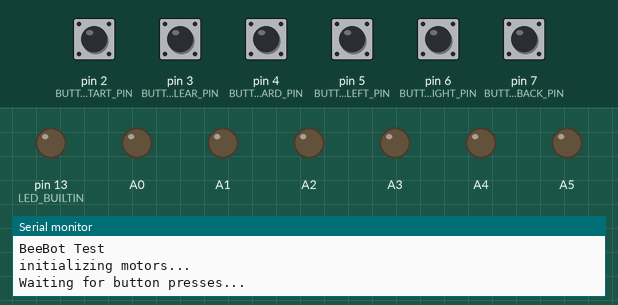
Simulated run of this sketch. Board: Arduino Uno, built with avr-gcc and run on an emulated ATmega328P. On the bench: output pins drawn as LEDs (lit = HIGH), the last lines printed to the serial monitor. The inputs (shaded band) are chosen by the test bench; at power-on: pin 2 (BUTTON_START_PIN), pin 3 (BUTTON_CLEAR_PIN), pin 4 (BUTTON_FORWARD_PIN), pin 5 (BUTTON_LEFT_PIN), pin 6 (BUTTON_RIGHT_PIN), pin 7 (BUTTON_BACK_PIN) HIGH.

Above: at 1.2 s.
1.3 s: pin 4 (BUTTON_FORWARD_PIN) pulled LOW for 0.15 s
At 1.4 s:
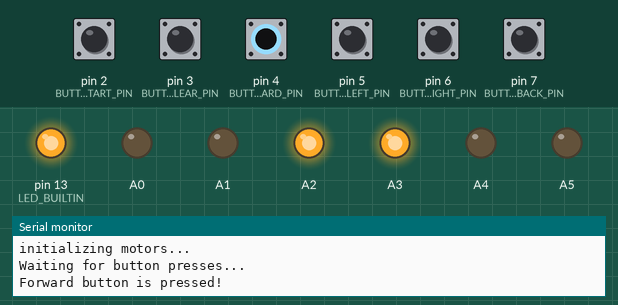
3.0 s: pin 5 (BUTTON_LEFT_PIN) pulled LOW for 0.15 s
At 3.1 s:
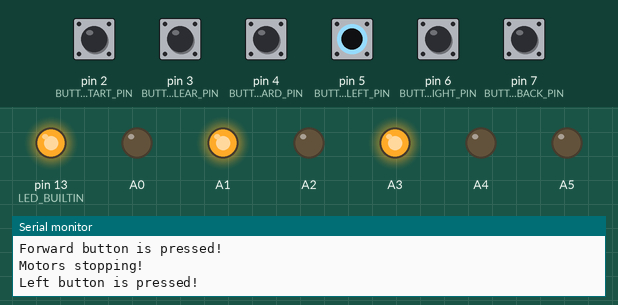
4.7 s: pin 6 (BUTTON_RIGHT_PIN) pulled LOW for 0.15 s
At 4.8 s:
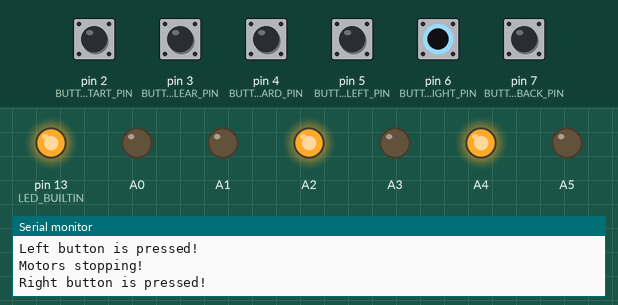
6.4 s: pin 7 (BUTTON_BACK_PIN) pulled LOW for 0.15 s
At 6.5 s:
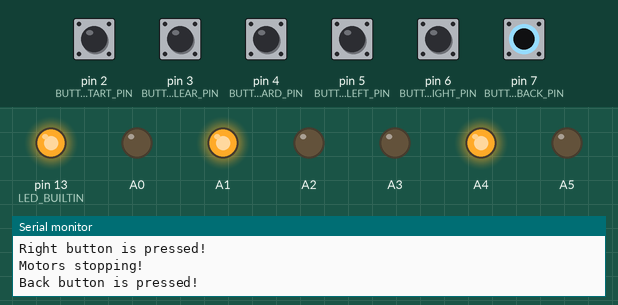
Timing chart, 0 to 9.4 s (numbered marks = the images above; inputs shaded):
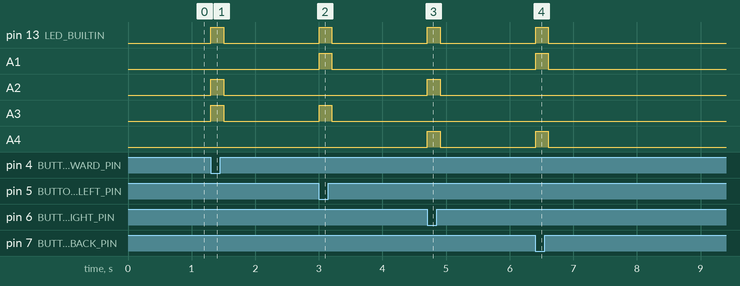

Measured:
- after the input at 1.3 s, pin 13 (LED_BUILTIN), A2, A3: LOW → HIGH at once, → LOW 0.20 s later
- after the input at 3.0 s, pin 13 (LED_BUILTIN), A1, A3: LOW → HIGH at once, → LOW 0.20 s later
- after the input at 4.7 s, pin 13 (LED_BUILTIN), A2, A4: LOW → HIGH at once, → LOW 0.20 s later
- after the input at 6.4 s, pin 13 (LED_BUILTIN), A1, A4: LOW → HIGH at once, → LOW 0.20 s later

The sketch:

3_MotorDriver.ino
```cpp
// 2025-04-09 - Tie Penatti - 0.1.3
// Motor Driver Test With 2 motors and all buttons
/*

Arduino Uno                TB6612FNG Motor Driver
+---------+              +------------------+
|         |      VM  ----|  VM         AO1 |----- Motor1 +
|     5V  |----- VCC ----|  VCC        AO2 |----- Motor1 -
|    GND  |----- GND ----|  GND        BO1 |----- Motor2 +
|         |              |             BO2 |----- Motor2 -
|      A0 |--------------|  PWMA       STBY|----- 5V
|      A1 |--------------|  AIN2           |
|      A2 |--------------|  AIN1           |
|      A3 |--------------|  BIN1           |
|      A4 |--------------|  BIN2           |
|      A5 |--------------|  PWMB           |
|         |              +-----------------+
|         |
|      D2 |----- Start Button      ---> GND
|      D3 |----- Clear Button      ---> GND
|      D4 |----- Forward button    ---> GND
|      D5 |----- Left Button       ---> GND
|      D6 |----- Right Button      ---> GND
|      D7 |----- Back Button       ---> GND
+---------+

Power Connections:
- Arduino: 9V battery via DC jack
- Motors (VM): 9V battery pack (6x AA batteries)

*/

#include "Button.h"
#include "MotorDriver.h"

const int MOTOR_PWMA = A0;
const int MOTOR_AIN2 = A1;
const int MOTOR_AIN1 = A2;
const int MOTOR_BIN1 = A3;
const int MOTOR_BIN2 = A4;
const int MOTOR_PWMB = A5;

const int BUTTON_START_PIN = 2;
const int BUTTON_CLEAR_PIN = 3;
const int BUTTON_FORWARD_PIN = 4;
const int BUTTON_LEFT_PIN = 5;
const int BUTTON_RIGHT_PIN = 6;
const int BUTTON_BACK_PIN = 7;

const int SPEED_STEPS = 16;
const int FULL_SPEED = 255;

Button btnStart(BUTTON_START_PIN);
Button btnClear(BUTTON_CLEAR_PIN);
Button btnForward(BUTTON_FORWARD_PIN);
Button btnLeft(BUTTON_LEFT_PIN);
Button btnRight(BUTTON_RIGHT_PIN);
Button btnBack(BUTTON_BACK_PIN);

MotorDriver motors(MOTOR_PWMA, MOTOR_AIN1, MOTOR_AIN2, MOTOR_PWMB, MOTOR_BIN1, MOTOR_BIN2);

void setup() {
    Serial.begin(9600);
    while (!Serial) {
        ; // Wait for serial port to connect. Needed for native USB port only
    }
    Serial.println("BeeBot Test");
    Serial.println("initializing motors...");

    // Initialize both motors in stopped state
    motors.begin();

    pinMode(LED_BUILTIN, OUTPUT);
    Serial.println("Waiting for button presses...");
}

uint8_t speed = 16;
void loop() {
    bool anyButtonPressed = false;

    // Check each button and print debug info if pressed
    if (btnStart.isPressed()) {
        if (speed < (FULL_SPEED - SPEED_STEPS)) {
            speed += SPEED_STEPS;
        }
        Serial.println("Start button is pressed. Current speed is " + String(speed));
    }
    if (btnClear.isPressed()) {
        if (speed > SPEED_STEPS) {
            speed -= SPEED_STEPS;
        }
        Serial.println("Clear button is pressed. Current speed is " + String(speed));
    }
    if (btnForward.isPressed()) {
        Serial.println("Forward button is pressed!");
        anyButtonPressed = true;
        motors.forward(speed);
    }
    if (btnLeft.isPressed()) {
        Serial.println("Left button is pressed!");
        anyButtonPressed = true;
        motors.left(speed);
    }
    if (btnRight.isPressed()) {
        Serial.println("Right button is pressed!");
        anyButtonPressed = true;
        motors.right(speed);
    }
    if (btnBack.isPressed()) {
        Serial.println("Back button is pressed!");
        anyButtonPressed = true;
        motors.backward(speed);
    }

    if (!anyButtonPressed && motors.isMoving()) {
        Serial.println("Motors stopping!");
        motors.stop();
    }

    // Control LED based on any button being pressed
    digitalWrite(LED_BUILTIN, anyButtonPressed ? HIGH : LOW);

    // Small delay to avoid flooding the serial monitor
    delay(100);
}
```

Button.cpp
```cpp
#include "Button.h"

Button::Button(int pin) : _pin(pin), _state(HIGH), _lastState(HIGH), _lastDebounceTime(0) {
    pinMode(_pin, INPUT_PULLUP);
}

bool Button::isPressed() {
    return digitalRead(_pin) == LOW;  // Since we're using INPUT_PULLUP, LOW means pressed
}

bool Button::isReleased(unsigned long debounceDelay) {
    int reading = digitalRead(_pin);
    unsigned long currentTime = millis();

    if (reading != _lastState) {
        _lastDebounceTime = currentTime;
    }

    if ((currentTime - _lastDebounceTime) > debounceDelay) {
        if (reading != _state) {
            _state = reading;
            if (_state == HIGH && _lastState == LOW) {
                _lastState = _state;
                return true;
            }
        }
    }

    _lastState = reading;
    return false;
}
```

Button.h
```cpp
#ifndef BUTTON_H
#define BUTTON_H

#include <Arduino.h>

class Button {
public:
    Button(int pin);
    bool isReleased(unsigned long debounceDelay = 50); // true after releasing a button that was pressesd
    bool isPressed(); // true if button is currently pressed

private:
    int _pin;
    int _state;
    int _lastState;
    int _lastDebounceTime;
};

#endif
```

Motor.cpp
```cpp
#include "Motor.h"

Motor::Motor(int pwmPin, int in1Pin, int in2Pin) :
    _pwmPin(pwmPin),
    _in1Pin(in1Pin),
    _in2Pin(in2Pin),
    _runningSpeed(0) {
    pinMode(_pwmPin, OUTPUT);
    pinMode(_in1Pin, OUTPUT);
    pinMode(_in2Pin, OUTPUT);
    stop();
}

void Motor::run(int speed = FULL_SPEED) {
    digitalWrite(_in1Pin, HIGH);
    digitalWrite(_in2Pin, LOW);
    analogWrite(_pwmPin, speed);
    _runningSpeed = speed;
}

void Motor::reverse(int speed = FULL_SPEED) {
    digitalWrite(_in1Pin, LOW);
    digitalWrite(_in2Pin, HIGH);
    analogWrite(_pwmPin, speed);
    _runningSpeed = speed * -1;
}

void Motor::stop() {
    digitalWrite(_in1Pin, LOW);
    digitalWrite(_in2Pin, LOW);
    analogWrite(_pwmPin, 0);
    _runningSpeed = 0;
}

void Motor::brake() {
    digitalWrite(_in1Pin, HIGH);
    digitalWrite(_in2Pin, HIGH);
    analogWrite(_pwmPin, 0);
    _runningSpeed = 0;
}

bool Motor::isRunning() {
    return _runningSpeed != 0;
}

void Motor::toggle() {
    if (isRunning()) {
        stop();
    } else {
        run();
    }
}
```

Motor.h
```cpp
#ifndef MOTOR_H
#define MOTOR_H

#include <Arduino.h>

class Motor {
public:
    Motor(int pwmPin, int in1Pin, int in2Pin);
    void run(int speed = FULL_SPEED);
    void reverse(int speed = FULL_SPEED);
    void stop();
    void brake();
    void toggle();
    bool isRunning();

private:
    int _pwmPin;
    int _in1Pin;
    int _in2Pin;
    int _runningSpeed;
    static const int FULL_SPEED = 255;
};

#endif
```

MotorDriver.cpp
```cpp
#include "MotorDriver.h"

MotorDriver::MotorDriver(uint8_t pwmA, uint8_t ain1, uint8_t ain2,
                        uint8_t pwmB, uint8_t bin1, uint8_t bin2)
    : motorA(pwmA, ain1, ain2),
      motorB(pwmB, bin1, bin2) {
}

void MotorDriver::begin() {
    stop();
}

void MotorDriver::forward(uint8_t speed) {
    motorA.run(speed);
    motorB.run(speed);
}

void MotorDriver::backward(uint8_t speed) {
    motorA.reverse(speed);
    motorB.reverse(speed);
}

void MotorDriver::right(uint8_t speed) {
    motorA.run(speed);
    motorB.reverse(speed);
}

void MotorDriver::left(uint8_t speed) {
    motorA.reverse(speed);
    motorB.run(speed);
}

void MotorDriver::stop() {
    motorA.stop();
    motorB.stop();
}

void MotorDriver::brake() {
    motorA.brake();
    motorB.brake();
}

bool MotorDriver::isMoving() {
    return motorA.isRunning() || motorB.isRunning();
}
```

MotorDriver.h
```cpp
#ifndef MOTORDRIVER_H
#define MOTORDRIVER_H

#include <Arduino.h>
#include "Motor.h"

class MotorDriver {
private:
    Motor motorA;
    Motor motorB;

public:
    static const uint8_t FULL_SPEED = 255;

    MotorDriver(uint8_t pwmA, uint8_t ain1, uint8_t ain2,
                uint8_t pwmB, uint8_t bin1, uint8_t bin2);
    void begin();
    void forward(uint8_t speed = FULL_SPEED);
    void backward(uint8_t speed = FULL_SPEED);
    void right(uint8_t speed = FULL_SPEED);
    void left(uint8_t speed = FULL_SPEED);
    void stop();
    void brake();
    bool isMoving();
};

#endif
```
